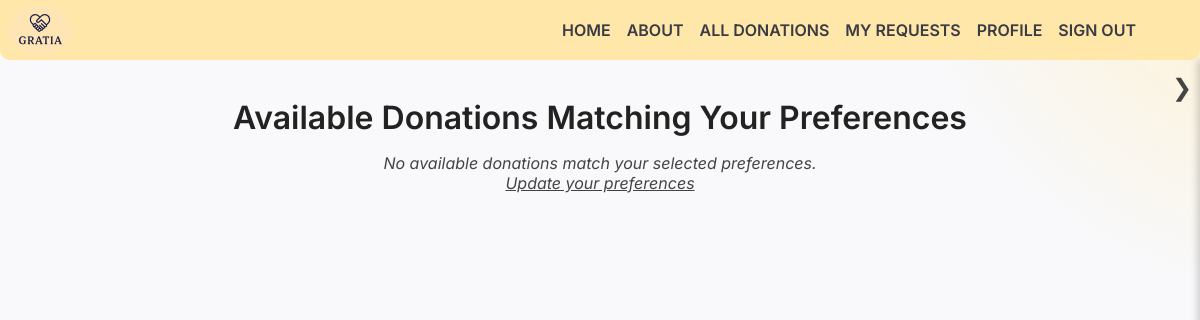
The page /find_matches (signed in) on the database as committed earlier.
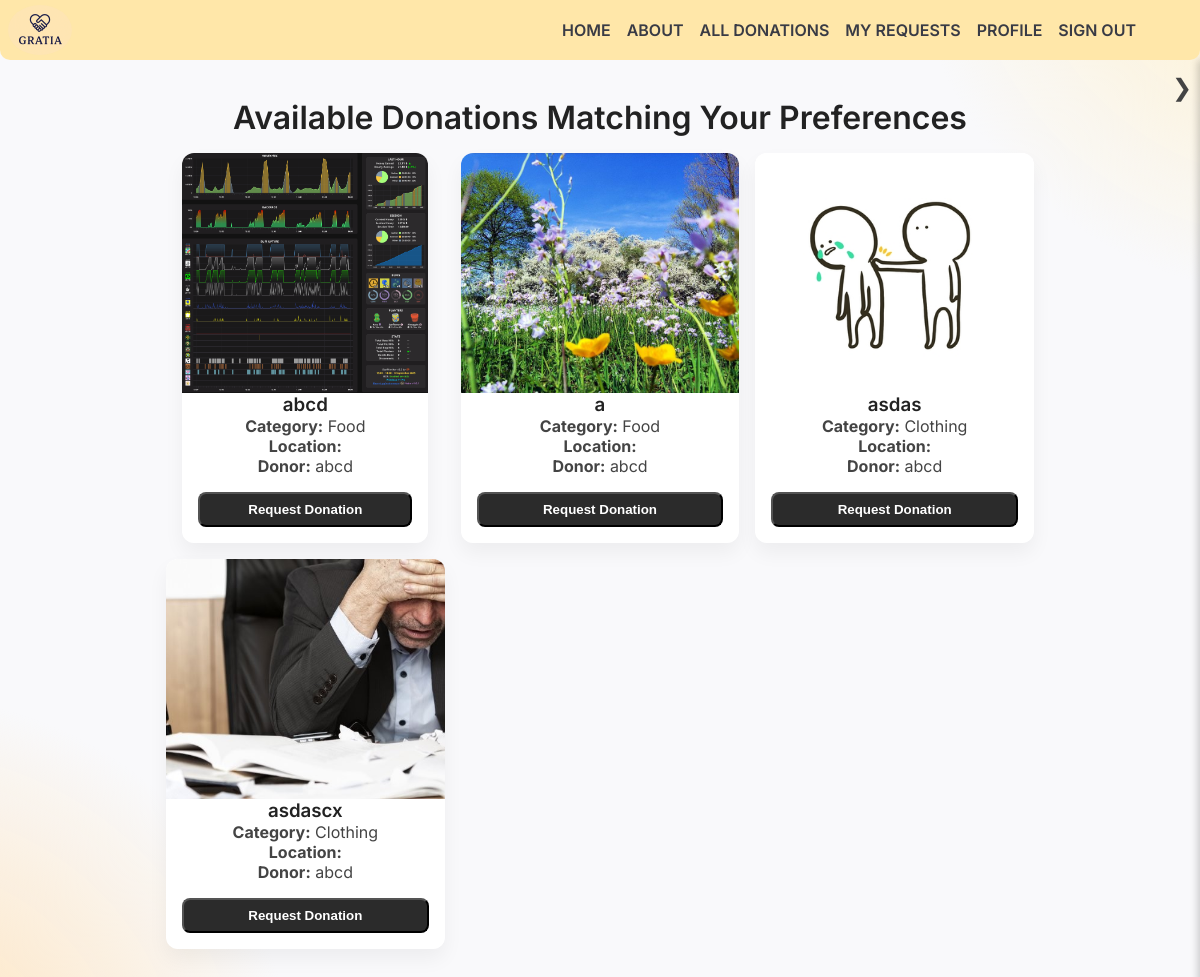
The same page on the database as committed later.
### tables this page shows
CREATE TABLE "Donations" (
    donation_id INTEGER PRIMARY KEY AUTOINCREMENT,
    donor_id TEXT,
    items TEXT,
    category TEXT,
    status TEXT DEFAULT 'Available',
    "date_donated" DATETIME DEFAULT CURRENT_TIMESTAMP, Image_URL TEXT, recipient_id TEXT, claimed_by TEXT DEFAULT NULL, review TEXT,
    FOREIGN KEY (donor_id) REFERENCES Users(user_id)
);

CREATE TABLE "Users"(`user_id` TEXT PRIMARY KEY, `name` TEXT, `email` TEXT, `password` TEXT, `role` TEXT, `Creation_date` CURRENT_TIMESTAMP, notifications_enabled INTEGER DEFAULT 0, public_profile INTEGER DEFAULT 0);

### main.py (the view, shortened to what this page needs)
@app.route("/find_matches", methods=["GET", "POST"])
@login_required
def find_matches():
    user = current_user()
    db = get_db()
    if user.role != "Recipient":
        flash("Only recipients can search for donations.", "error")
        return redirect(url_for("dashboard"))
    donations = db.execute(
        """
        SELECT d.*, u.name AS donor_name
        FROM Donations d
        JOIN Users u ON d.donor_id = u.user_id
        WHERE d.donation_id NOT IN (
            SELECT donation_id FROM Matches WHERE recipient_id = ?
        )
        ORDER BY d.date_donated DESC
        """,
        (user.user_id,),
    ).fetchall()
    return render_template("partials/find_matches.html", matches=donations, user=user)

### main.py (called while the page is built)
def get_db():
    db = getattr(g, "_database", None)
    if db is None:
        db = g._database = sqlite3.connect(DATABASE)
        db.row_factory = sqlite3.Row
    return db

@app.teardown_appcontext
def close_connection(exception):
    db = getattr(g, "_database", None)
    if db:
        db.close()

def current_user():
    if "user_id" in session:
        db = get_db()
        row = db.execute(
            "SELECT * FROM Users WHERE user_id=?", (session["user_id"],)
        ).fetchone()
        if row:
            return User(row)
    return None

def login_required(f):
    @wraps(f)
    def decorated_function(*args, **kwargs):
        if "user_id" not in session:
            flash("Please sign in first.", "warning")
            return redirect(url_for("signin_page"))
        return f(*args, **kwargs)
    return decorated_function

### templates/partials/find_matches.html (shortened to what this page needs)
{% extends "layout.html" %}
{% block content %}
<div id="swup" class="transition-fade">
  <main class="matches-page">
    <h1>Available Donations Matching Your Preferences</h1>
    <div class="container">
      {% if matches and matches|length > 0 %}
        {% for donation in matches %}
          <div class="card" style="max-width: 30rem">
            <img
              src="{{ url_for('static', filename=donation.image_url or 'placeholder.png') }}"
              class="card-image"
              alt="Donation Image"
            >
            <div class="card-body">
              <h3>{{ donation.items }}</h3>
              <p><strong>Category:</strong> {{ donation.category }}</p>
              <p><strong>Location:</strong> {{ donation.location }}</p>
              <p><strong>Donor:</strong> {{ donation.donor_name }}</p>
              <form
                action="{{ url_for('request_donation', donation_id=donation.donation_id) }}"
                method="POST"
              >
                <button class="btn success" type="submit">Request Donation</button>
              </form>
            </div>
          </div>
        {% endfor %}
      {% else %}
        <div class="no-matches">
          <p>No available donations match your selected preferences.</p>
          <p><a href="{{ url_for('settings') }}">Update your preferences</a></p>
        </div>
      {% endif %}
    </div>
  </main>
</div>
{% endblock %}

Rows that differ between the two databases and show on the page:
added Donations: Image_URL (picture), items "abcd", category "Food", donor_name "abcd"
now on this page (row edited): Donations: Image_URL (picture), items "a", category "Food", donor_name "abcd"
now on this page (row edited): Donations: Image_URL (picture), items "asdas", category "Clothing", donor_name "abcd"
now on this page (row edited): Donations: Image_URL (picture), items "asdascx", category "Clothing", donor_name "abcd"
Other text that changed with them:
text no longer shown: "No available donations match your selected preferences. Update your preferences"
